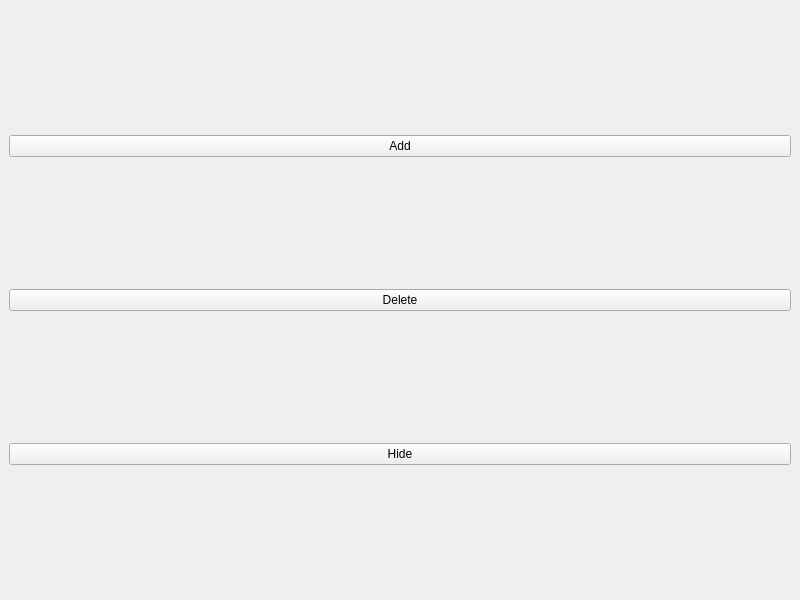
<?xml version="1.0" encoding="UTF-8"?>
<ui version="4.0">
 <class>MainWindow</class>
 <widget class="QMainWindow" name="MainWindow">
  <property name="geometry">
   <rect>
    <x>0</x>
    <y>0</y>
    <width>800</width>
    <height>600</height>
   </rect>
  </property>
  <property name="windowTitle">
   <string>MainWindow</string>
  </property>
  <widget class="QWidget" name="centralwidget">
   <layout class="QGridLayout" name="gridLayout">
    <item row="0" column="0">
     <layout class="QVBoxLayout" name="verticalLayout"/>
    </item>
    <item row="2" column="0">
     <widget class="QPushButton" name="pushButton">
      <property name="text">
       <string>Delete</string>
      </property>
     </widget>
    </item>
    <item row="1" column="0">
     <widget class="QPushButton" name="pushButton_2">
      <property name="text">
       <string>Add</string>
      </property>
     </widget>
    </item>
    <item row="3" column="0">
     <widget class="QPushButton" name="pushButton_3">
      <property name="text">
       <string>Hide</string>
      </property>
      <property name="checkable">
       <bool>true</bool>
      </property>
     </widget>
    </item>
   </layout>
  </widget>
 </widget>
 <resources/>
 <connections/>
</ui>
